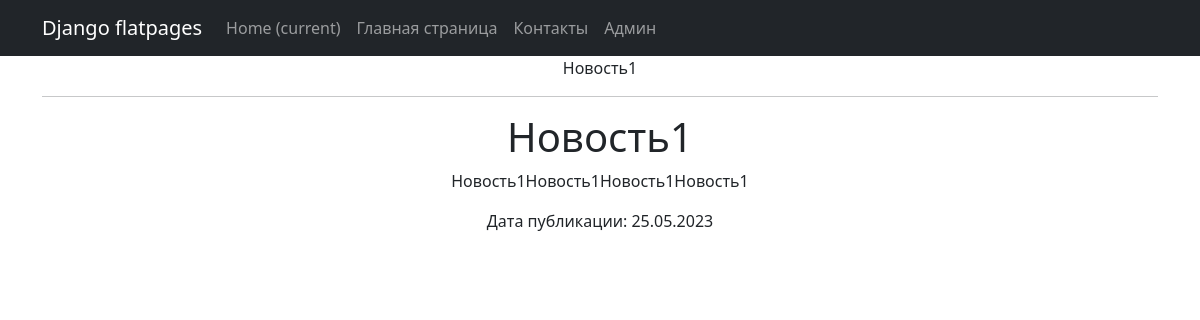
Screenshot of /news/1 with the database file from the repository.
### simpleapp/models.py (models this page shows, shortened)
class Post(models.Model):
    ARTICLE = 'article'
    NEWS = 'news'
    CATEGORY_CHOICES = (
        (ARTICLE, 'Статья'),
        (NEWS, 'Новость'),
    )
    type_post = models.CharField(max_length=20, choices=CATEGORY_CHOICES)
    pub_date = models.DateTimeField(auto_now_add=True)
    author = models.ForeignKey(Author, on_delete=models.CASCADE)
    name = models.CharField(
        max_length=50,
        unique=True,
    )
    description = models.TextField()
    category = models.ForeignKey(
        Category,
        on_delete=models.CASCADE,
        related_name='post',
    )
    rating = models.FloatField(
        validators=[MinValueValidator(0.0)], default=0.0
    )

### simpleapp/views.py (the view)
# urls.py: path('news/<int:pk>', PostDetail.as_view(), name='post_detail'),
class PostDetail(DetailView):
    model = Post
    template_name = 'post.html'
    context_object_name = 'post'

### templates/post.html
{% extends 'flatpages/default.html' %}
{% block title %}
{{ post.name }}
{% endblock title %}
{% block content %}
    <h1>{{ post.name }}</h1>
    <p>{{ post.description }}</p>
    <p>Дата публикации: {{ post.pub_date|date:'d.m.Y' }}</p>
{% endblock content %}

### rows the page displays
Post: name "Новость1", description "Новость1Новость1Новость1Новость1", pub_date "25.05.2023"
